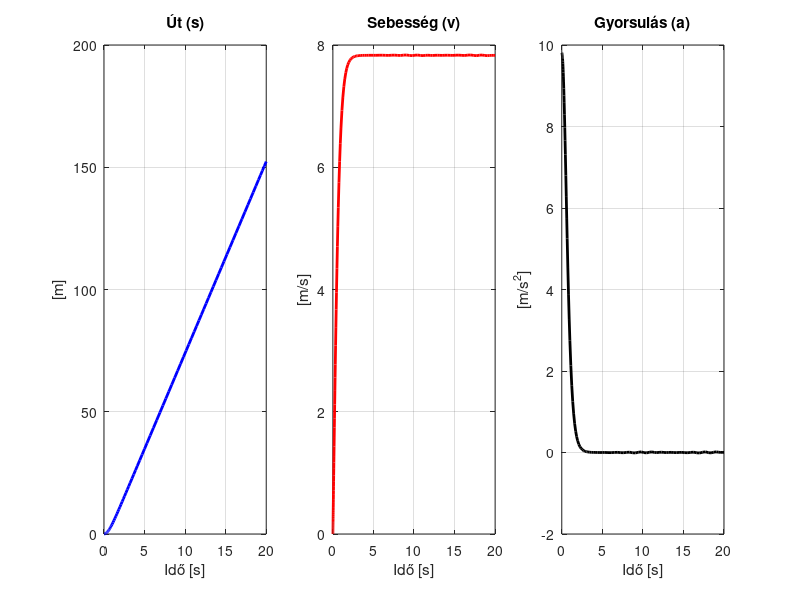

MATLAB code for this plot:
%% 1. FIZIKAI SZIMULÁCIÓ (Valós adatgenerálás)
clear; clc; close all;

% Paraméterek (SI mértékegységekben)
m = 0.9;        % Labda tömege (kg)
g = 9.81;       % Gravitációs gyorsulás (m/s^2)
rho = 1.225;    % Levegő sűrűsége (kg/m^3)
A = 0.5;       % Keresztmetszet (m^2)
Cd = 0.47;      % Közegellenállási tényező (Gömb)

% Közegellenállás konstansa: F_d = (1/2) * C_d* rho * A * v^2 = k * v^2 
% m * a = m * g - k * v^2
% a = g - (Cd * rho * A / 2m) * v^2
k_valos = (Cd * rho * A) / (2 * m); 

fprintf('A valós közegellenállási együttható: k = %.4f\n', k_valos);

% Differenciálegyenlet megoldása (ode45)
% Állapotvektor: x = [s; v] (út, sebesség)
% A pozitív irányt lefelé definiáljuk!
t_span = [0 20]; % 20 másodperc szimuláció
x0 = [0; 0];    % Kezdeti út 0, kezdeti sebesség 0

% ODE függvény definiálása: dx/dt = [v; g - k*v^2]
ode_func = @(t, x) [x(2); g - k_valos * x(2)^2];

[t_data, x_data] = ode45(ode_func, t_span, x0);

s_data = x_data(:, 1); % Út (magasság változása lefelé)
v_data = x_data(:, 2); % Sebesség

% Gyorsulás kiszámítása a valós adatokból
a_valos = g - k_valos * v_data.^2;

%% Eredmények ábrázolása
figure('Name', 'Valós Fizikai Szimuláció', 'Position', [100, 100, 1000, 300]);
subplot(1,3,1); plot(t_data, s_data, 'b', 'LineWidth', 2); title('Út (s)'); xlabel('Idő [s]'); ylabel('[m]'); grid on;
subplot(1,3,2); plot(t_data, v_data, 'r', 'LineWidth', 2); title('Sebesség (v)'); xlabel('Idő [s]'); ylabel('[m/s]'); grid on;
subplot(1,3,3); plot(t_data, a_valos, 'k', 'LineWidth', 2); title('Gyorsulás (a)'); xlabel('Idő [s]'); ylabel('[m/s^2]'); grid on;


%% 2. SINDy ALGORITMUS TESZTELÉSE
%A teljes rendszer = M1 (ismert) + NN/SINDy (ismeretlen)
% Kiszámoljuk azt a gyorsulást, amit a hiányos modellünk meg tud magyarázni:
a_ismert = g .* ones(size(t_data)); 

% A maradék, amit a SINDy-nek kell megmagyaráznia (ez a Fd/m hatása):
a_maradek = a_valos - a_ismert; 

% --- SINDy Könyvtár (Library) építése ---
% Létrehozunk egy Theta mátrixot a jelöltekből
Theta = [ones(size(v_data)), v_data, v_data.^2, v_data.^3]; 
konyvtar_nevek = {'1', 'v', 'v^2', 'v^3'};

% --- SINDy Megoldó: Sequential Thresholded Least Squares (STLSQ) ---
% Kezdeti becslés p_hat = (A^T * A)^-1 * A^T * y
% Matlabban \ pont ezt csinálja
Xi = Theta \ a_maradek; 

% SINDy Sparsitás (Ritkítás) paramétere
lambda = 0.01; % Ez alatti együtthatókat nullának tekintjük -> ha túl nagy kiszűri a légellenállást
iteraciok = 10;

for k = 1:iteraciok
    % Megkeressük a kis együtthatókat
    kis_indexek = (abs(Xi) < lambda);
    
    % Nullázzuk a kis együtthatókat (ez a SINDy lényege, kiszűri a zajt/felesleget)
    Xi(kis_indexek) = 0;
    
    % Újraszámoljuk a legkisebb négyzeteket csak a megmaradt elemekre
    nagy_indexek = ~kis_indexek;
    
    if any(nagy_indexek) % Ha maradt egyáltalán valami
        % Csak a kiválasztott oszlopokkal számolunk
        Xi(nagy_indexek) = Theta(:, nagy_indexek) \ a_maradek;
    end
end

%% Eredmények kiírása
fprintf('\n--- SINDy Eredmények ---\n');
fprintf('A SINDy által talált egyenlet a maradék gyorsulásra:\n a_maradek = ');

talalt_tagok = 0;
for i = 1:length(Xi)
    if Xi(i) ~= 0
        if talalt_tagok > 0
            fprintf(' + ');
        end
        fprintf('(%.4f) * %s', Xi(i), konyvtar_nevek{i});
        talalt_tagok = talalt_tagok + 1;
    end
end

if talalt_tagok == 0
    fprintf('0 (Nem talált összefüggést)');
end
fprintf('\n\n');
fprintf('Összehasonlítás:\n');
fprintf('Elvárt együttható a v^2 taghoz: %.4f\n', -k_valos);
fprintf('Talált együttható a v^2 taghoz: %.4f\n', Xi(3));
